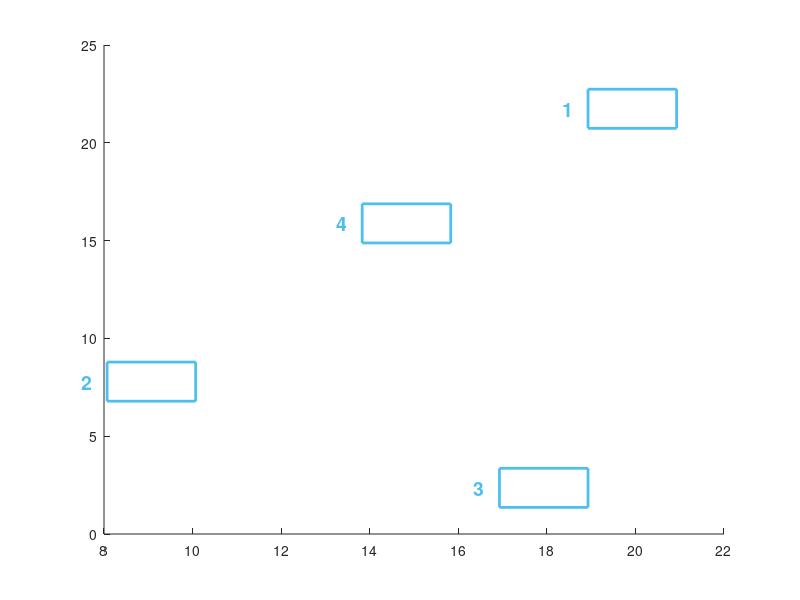

Here is the MATLAB script that generated this plot:
% Tutti in um
center = [53.86, 55.6];
L = 25;

l = 2;
scans = [ [61.29, 64.84]; 
          [50.43, 50.89];
          [59.29, 45.46];
          [56.19, 58.98] ];

color = [0.30,0.75,0.93];
line_width = 2;
font_size = 14;

for i = 1:size(scans, 1)
    point = scans(i, :);
    pos = point - center + [L/2, L/2];
    
    rectangle(gca, "Position", [(pos(1) - l/2) (pos(2) - l/2) l l], "EdgeColor", color, "LineWidth", line_width);
    text(pos(1) - 2*l/3, pos(2), num2str(i), "Color", color, "HorizontalAlignment", "right", "VerticalAlignment", "middle", "FontSize", font_size, "FontWeight", "bold");
end